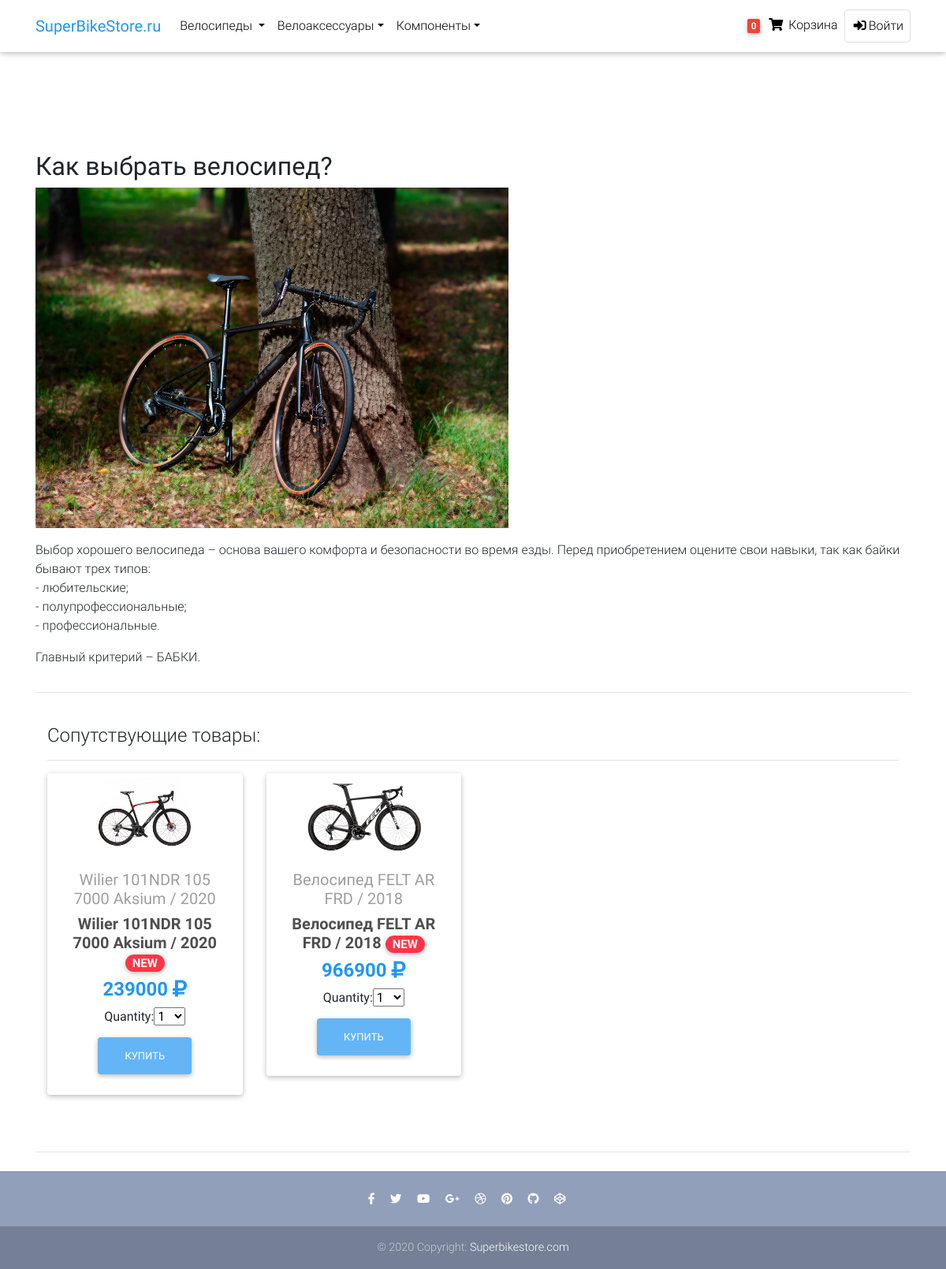
The page /articles/kak-vybrat-velosiped/ on the database its author committed.
### shop/models.py (models this page shows, shortened)
class Article(models.Model):
    slug = models.SlugField(max_length=200, db_index=True)
    header = models.CharField(max_length=100, null=False, blank=False)
    text = models.TextField(max_length=2500, null=True, blank=True)
    category = models.ForeignKey(Category, related_name='article', on_delete=models.DO_NOTHING)
    image = models.ImageField(upload_to='media/articles/', blank=True)
    related_product = models.ManyToManyField(Product, related_name='products')
    class Meta:
        index_together = (('id', 'slug'),)
        verbose_name = 'Статья'
        verbose_name_plural = 'Статьи'

class Product(models.Model):
    category = models.ForeignKey(Category, related_name='products', on_delete=models.CASCADE)
    name = models.CharField(max_length=200, db_index=True)
    slug = models.SlugField(max_length=200, db_index=True)
    image = models.ImageField(upload_to='media/products', blank=True)
    description = models.TextField(blank=True)
    price = models.DecimalField(max_digits=10, decimal_places=0)
    available = models.BooleanField(default=True)
    created = models.DateTimeField(auto_now_add=True)
    updated = models.DateTimeField(auto_now=True)
    class Meta:
        ordering = ('name',)
        index_together = (('id', 'slug'),)
        verbose_name = 'Товар'
        verbose_name_plural = 'Товары'
    def __str__(self):
        return self.name
    def get_absolute_url(self):
        return reverse('shop:product_detail',
                       args=[
                           self.id,
                           self.slug])

### shop/views.py (the view)
# urls.py: path('<slug:category_slug>/<slug:article_slug>/', views.article_detail, name='article_detail'),
def article_detail(request, category_slug, article_slug):
    cart_product_form = CartAddProductForm()
    article = get_object_or_404(
        Article.objects.prefetch_related(
            'related_product', 'related_product__category'
        ),
        slug=article_slug
    )
    return render(request,
                  'shop/articles/article_detail.html',
                  {'article': article,
                    'cart_product_form': cart_product_form
                   })

### cart/forms.py
class CartAddProductForm(forms.Form):
    quantity = forms.TypedChoiceField(
        choices=PRODUCT_QUANTITY_CHOICES,
        coerce=int
    )
    override = forms.BooleanField(
        required=False,
        initial=False,
        widget=forms.HiddenInput
    )

### cart/cart.py (called while the page is built)
    def __len__(self):
        return sum(item['quantity'] for item in self.cart.values())

### cart/context_processors.py (called while the page is built)
def cart(request):
    return {'cart': Cart(request)}

def category(request):
    return {"parents": Category.objects.filter(parent_category=None)}

### shop/templatetags/price_format.py (called while the page is built)
@register.filter()
def price_format(string):
    locale.setlocale(locale.LC_ALL, '')
    return locale.format_string('%d', string, grouping=True)

### shop/templates/shop/articles/article_detail.html (shortened to what this page needs)
{% extends 'shop/base2.html' %}
{% load static %}
{% load price_format %}
{% block content %}
    <div class="container mt-5 pt-5">
    <div class="row mt-5 pt-5">
      <div class="col-md-12">
        <h2><strong>{{ article.header }}</strong></h2>
        <img src="{{ article.image.url }}" width="600">
        <p>{{ article.text | linebreaks }}</p>
      </div>
    </div>
    <hr>
    <br>
 <div class="container mb-5">
     <div>
         <h4>Сопутствующие товары:</h4>
        <hr>
     </div>
        <div class="row">
                {% for product in article.related_product.all %}
            <div class="col-lg-3 col-md-6 mb-4">
            <div class="card">
              <div class="view overlay">
                <img src="{{ product.image.url }}" class="card-img-top"
                  alt="">
              </div>
              <div class="card-body text-center">
                <a href="{{product.category.slug}}" class="grey-text">
                    <h5>{{ product }}</h5>
                </a>
                <h5>
                  <strong>
                    <a href="{{ product.get_absolute_url }}" class="dark-grey-text">{{ product.name }}
                      <span class="badge badge-pill danger-color">NEW</span>
                    </a>
                  </strong>
                </h5>
                <h4 class="font-weight-bold blue-text">
                  <strong> {{ product.price | price_format }} </strong> <i class="fas fa-ruble-sign"></i>
                </h4>
                  <form action="{% url 'cart:cart_add' product.id %}" method="post">
            {{ cart_product_form }}
          <input type="submit" class="btn btn-blue blue lighten-2 rounded" value="Купить">
                </form>
              </div>
            </div>
          </div>
            {% endfor %}
        </div>
    </div>
    <hr>
  </div>
{% endblock %}

### shop/templates/shop/base2.html (style rules this page uses)
html, body, header, .carousel { height: 60vh; }

### rows shown on the page
Article: header "Как выбрать велосипед?", image (picture), text "Выбор хорошего велосипеда – основа вашего комфорта и безопасности во время езды. Перед приобретением оцените свои навыки, так как байки бывают трех типов: - любительские; - полупрофессиональные; - профессиональные. Главный критерий – БАБКИ."
Product: image (picture), name "Wilier 101NDR 105 7000 Aksium / 2020", price "239000"
Product: image (picture), name "Велосипед FELT AR FRD / 2018", price "966900"
